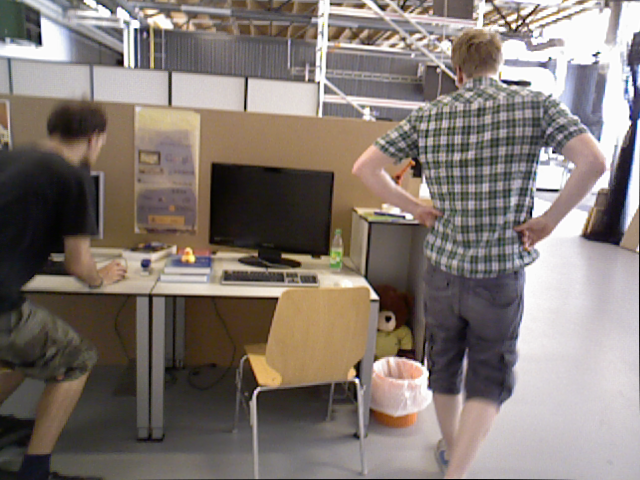
#> input picture OpticalFlow/img/TUM/36.png, 640 x 480 px; its folder holds only this picture in this run
$ jupyter execute --allow-errors flow_direction.ipynb   (shell and % lines are left out)
#> lines starting #> are read from the running program, lines starting #| are printed output that depends on the picture
[cell 1]
import numpy as np
import cv2 as cv
import glob
import flowiz as fz
import numpy as np
import matplotlib.pyplot as plt
from numpy import linalg as LA

[cell 2]
flos_path = glob.glob('./img/TUM/*.flo')
flos_path

[cell 3]
images_path = glob.glob('./img/TUM/*.png')
images_path

#> (a cell that did not finish here is left out)

#> (a cell that did not finish here is left out)

#> (a cell that did not finish here is left out)

[cell 7]
image0_bgr = cv.imread('./img/TUM/36.png')
#> image0_bgr is the input picture: shape (480, 640, 3); mean B, G, R 114.1, 120.2, 130.2
image1_bgr = cv.imread('./img/TUM/37.png')
image2_bgr = cv.imread('./img/TUM/38.png')
image0_rgb = cv.cvtColor(image0_bgr, cv.COLOR_BGR2RGB)
#> (the rest of this cell did not finish here and is left out)

[cell 8]
# Extract feature point
image0_gray = cv.cvtColor(image0_bgr, cv.COLOR_BGR2GRAY)
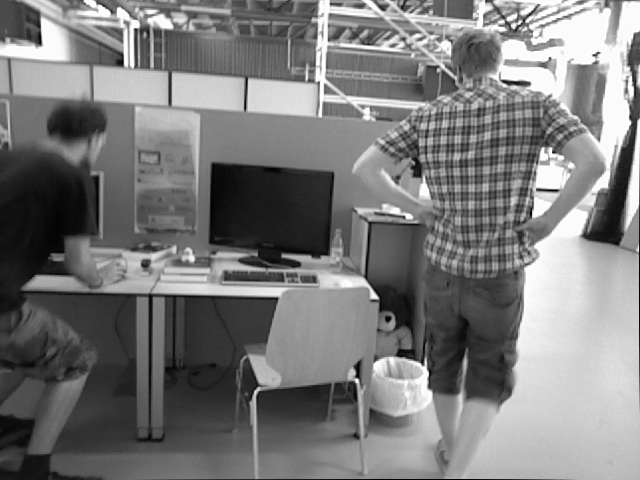
#> image0_gray: shape (480, 640); min 0, max 255, mean 122.5
#> (the rest of this cell did not finish here and is left out)
